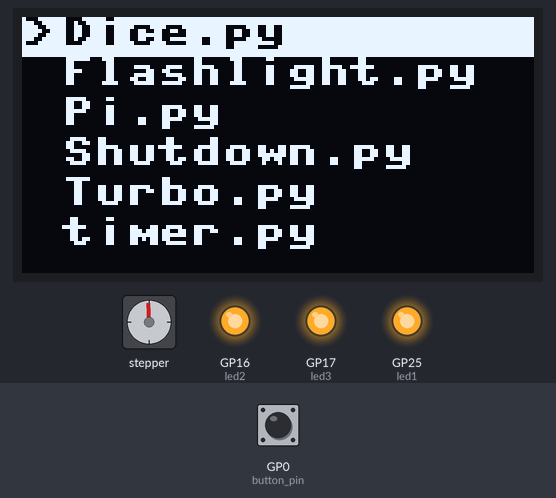
Simulated run of this program. Board: Raspberry Pi Pico running MicroPython. On the bench: 128×64 one-colour display, stepper motor, output pins drawn as LEDs (lit = HIGH). The inputs (shaded band) are chosen by the test bench; at power-on: GP0 (button_pin) HIGH. The stepper is drawn at 200 steps a turn; library files of the repository ran but are not shown: ssd1306.py.

Above: at 1.2 s.

The program:

main.py
```python
from lib.shared import *
from os import listdir

def get_files():
    files = listdir()
    menu = []
    for file in files:
        if file.endswith(".py") and file != "main.py":
            menu.append(file)
    return(menu)

def show_menu(menu):
    global line, highlight, shift, list_length
    item = 1
    line = 1
    line_height = 10
    short_list = menu [shift:shift+TOTAL_LINES]

    oled.fill(0)

    list_length = len(menu)

    if highlight > list_length:
        highlight = list_length
    if highlight < 1:
        highlight = 1

    # Adjust shift to ensure highlight is visible
    if highlight > shift + TOTAL_LINES:
        shift = highlight - TOTAL_LINES
    if highlight <= shift:
        shift = highlight - 1

    for item in short_list:
        if highlight == line:
            oled.fill_rect(0,(line-1)*line_height, 128, line_height, 1)
            oled.text(">", 0, (line-1)*line_height, 0)
            oled.text(item, 10, (line-1)*line_height, 0)
        else:
            oled.text(item, 10, (line-1)*line_height, 1)
        line += 1
    oled.show()

def launch(filename):
    global file_list
    oled.fill(0)
    oled.text("Launching...", 1, 10)
    oled.text(filename, 1, 20)
    oled.show()
    sleep(.2)
    exec(open(filename).read())
    oled.invert(0)
    show_menu(file_list)

file_list = get_files()
show_menu(file_list)

while True:

    if highlight > list_length:
        highlight = list_length
    elif highlight < 1:
        highlight = 1

    if previous_value != step_pin.value():
        if step_pin.value() == False:

            if direction_pin.value() == False:
                if highlight > 1:
                    highlight -= 1
                else:
                    if shift > 0:
                        shift -= 1

            else:
                if highlight < TOTAL_LINES:
                    highlight += 1
                else:
                    if shift+TOTAL_LINES < list_length:
                        shift += 1

            show_menu(file_list)
        previous_value = step_pin.value()

    if button_hold(button_down) == "Press":
        print("Launching")
        #button_down = True
        launch(file_list[(highlight-1) + shift])

        print("Returned from Launch")

    if button_hold(button_down) == False and not button_down:
        button_down = False
```

shared.py
```python
from machine import I2C, Pin, freq
from time import sleep
from lib.ssd1306 import SSD1306_I2C

MAX_CLOCK = 136000000 # 200 MHz
MIN_CLOCK = 50000000 # 50 MHz
CLOCK_SPEED = freq()

del freq

def button_hold(button_down):
    if button_pin.value() == False and not button_down:
        for i in range(10):
            if button_pin.value() == False and not button_down:
                pass
            else:
                return "Press"
            sleep(.05)
        return True
    return False


i2c = I2C(id=1, scl=Pin(7), sda=Pin(6))

# Menu Variables
line = 1
highlight = 1
shift = 0
list_length = 0
TOTAL_LINES = 6
line_height = 10

oled = SSD1306_I2C(width=128, height=64, i2c=i2c, addr=i2c.scan()[0])
oled.init_display()

button_pin = Pin(0, Pin.IN, Pin.PULL_UP)
direction_pin = Pin(1, Pin.IN, Pin.PULL_UP)
step_pin  = Pin(2, Pin.IN, Pin.PULL_UP)

previous_value = True
button_down = not button_pin.value()

led1 = Pin(25, Pin.OUT)
led2 = Pin(16, Pin.OUT)
led3 = Pin(17, Pin.OUT)
led1.value(1)
led2.value(1)
led3.value(1)
```
